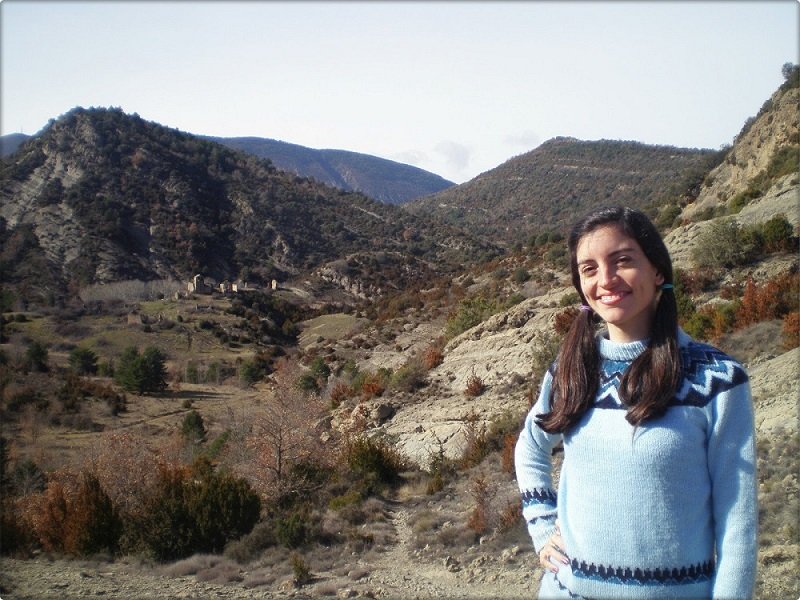
#> input picture PROYECTO UNIDAD I/paisaje.JPG, 800 x 600 px, found by its file name
$ jupyter execute proyectoIMG.ipynb
#> lines starting #> are read from the running program, lines starting #| are printed output that depends on the picture; after the words box and inside, x2 and y2 are one past the last pixel; in counts of white or black regions, pixels touching at a corner belong together
[cell 1]
##Comando para instalar OpenCv
#!pip install opencv-contrib-python

[cell 2]
##Importamos las librerías:
#Librería de OpenCV
import cv2

[cell 3]
#Detección de rostros
faceClassif = cv2.CascadeClassifier('haarcascade_frontalface.xml')

image = cv2.imread('paisaje.jpg')
#> image is the input picture: shape (600, 800, 3); mean B, G, R 122.7, 125.4, 127.2

faces = faceClassif.detectMultiScale(image,
    scaleFactor=1.1,
    minNeighbors=5,
    minSize=(30,30),#Minimo tamaño de rostros
    maxSize=(200,200))#Maximo tamaño de rostros
#> faces = [[516, 501, 50, 50], [565, 226, 95, 95]]

for (x,y,w,h) in faces:
    cv2.rectangle(image,(x,y),(x+w,y+h),(0,255,0),2)
#> this loop made 2 passes
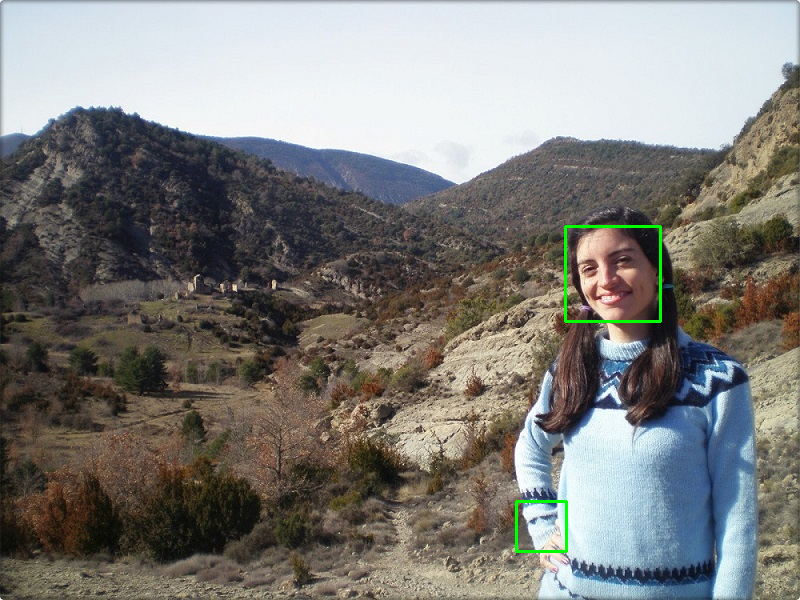
#> image: shape (600, 800, 3); 0.36% of pixels changed, all inside (x1, y1, x2, y2) = (515, 225, 662, 553)
cv2.imshow('DETECCION DE ROSTROS',image)
cv2.waitKey(0)
cv2.destroyAllWindows()

[cell 4]
##TRACKBAR
#Función para el trackbar (En este caso no usaremos una función, por tanto solo estará de auxiliar)
def nothing(x):
    pass

image = cv2.imread('paisaje.jpg')
cv2.namedWindow('TRACKBAR')#nombre de la ventana
#Creamos la barra: nombre de la barra, nombre de la ventana donde se agregará, valor inicial de perilla, valor máximo de perilla, funcion a llamar cuando se mueve la perilla
cv2.createTrackbar('Nivel','TRACKBAR',0,15,nothing)
#> slider 'Nivel' is set to 5
while True:
    #Obtenemos el valor de la posición de la perilla
    val = cv2.getTrackbarPos('Nivel','TRACKBAR')#Nombre del trackbar, Nombre de la ventana
#> val = 5
    if val > 0:
        image_b=cv2.blur(image.copy(),(val,val))#Imagen a difuminar, valor de difuminación del kernel
        cv2.putText(image_b,str(val),(100,100),cv2.FONT_HERSHEY_SIMPLEX,0.9,(255,0,0),2,cv2.LINE_AA)#Visualiza valor de laposicion de la perilla
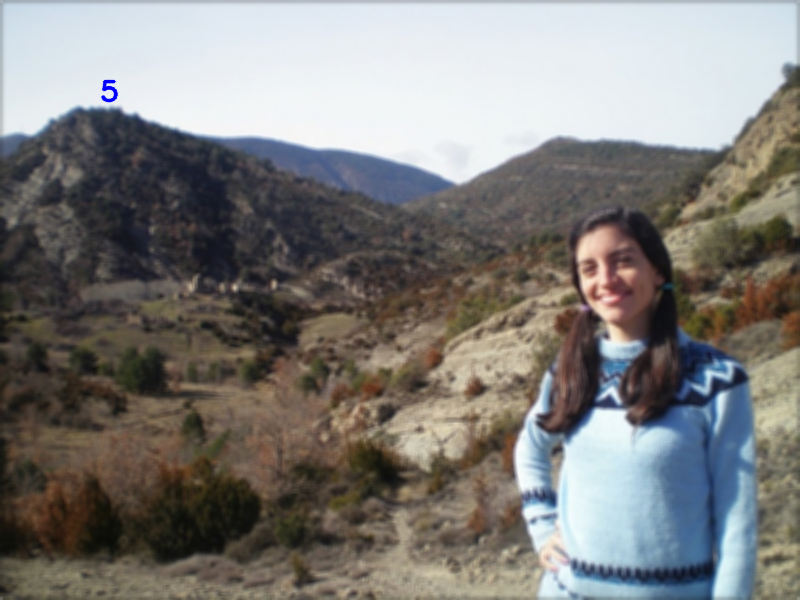
#> image_b: shape (600, 800, 3); mean B, G, R 122.7, 125.4, 127.1
    else: image_b=image

    #Mostramos la imagen
    cv2.imshow('TRACKBAR',image_b)
    #Detenemos la ejecución cuando se presiones una tecla
    k=cv2.waitKey(1)#Restraso de 1ms al presionar tecla
#> (key Esc is pressed here)
    if k==27:
        break
cv2.destroyAllWindows()

[cell 5]
#Rostros borrosos

def nothing(x):
    pass

image = cv2.imread('paisaje.jpg')
faceClassif = cv2.CascadeClassifier('haarcascade_frontalface.xml')
cv2.namedWindow('DIFUMINACION')
cv2.createTrackbar('Nivel','DIFUMINACION',0,15,nothing)
#> slider 'Nivel' is set to 5

c=0 #Contador para guardar imagen

while True:
    val = cv2.getTrackbarPos('Nivel','DIFUMINACION')
    faces = faceClassif.detectMultiScale(image, 1.1, 5)
    imageN=image.copy()
    for (x,y,w,h) in faces:
        if val > 0:
            imageN[y:y+h,x:x+w] = cv2.blur(imageN[y:y+h,x:x+w],(val,val))
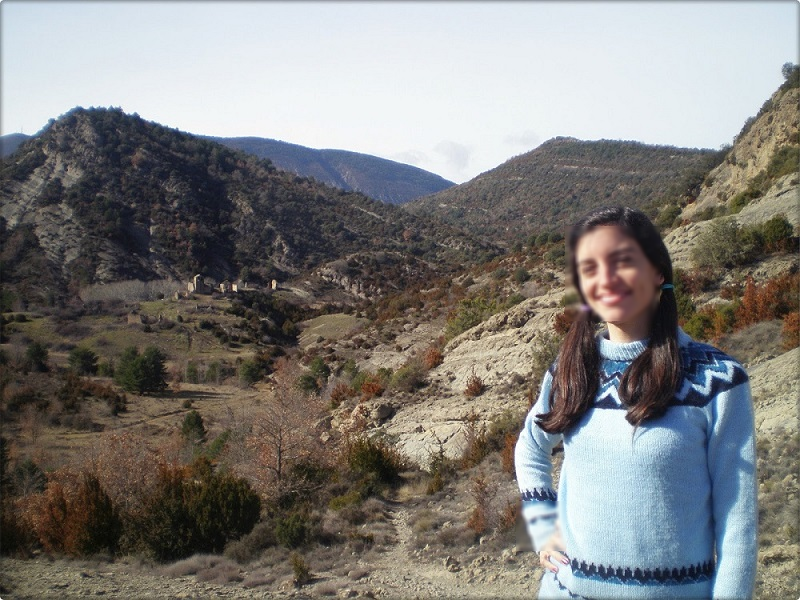
#> imageN: shape (600, 800, 3); 2.38% of pixels changed, all inside (x1, y1, x2, y2) = (516, 226, 660, 551)

    cv2.imshow('DIFUMINACION',imageN)

    k = cv2.waitKey(1)
#> (key Esc is pressed here)

    #Para guardar imagen:
    if k == 32:#Tecla esc=27, tecla espacio=32
        cv2.imwrite('img_'+str(c)+'.jpg',imageN)
        c=c+1 #Contador para guardar imagen

    #Para salir del ciclo:
    if k == 27:
        break

cv2.destroyAllWindows()

$ run again, with PROYECTO UNIDAD I/img_0.jpg copied over PROYECTO UNIDAD I/paisaje.JPG
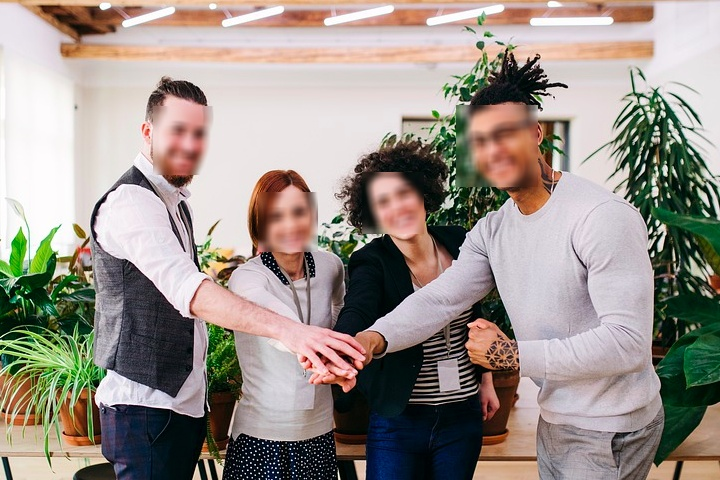
#> input picture PROYECTO UNIDAD I/img_0.jpg, 720 x 480 px, found by its file name
#> image is the input picture: shape (480, 720, 3); mean B, G, R 138.3, 145.6, 154.9
#> faces = [[263, 216, 53, 53], [362, 173, 63, 63], [258, 191, 62, 62], [301, 199, 60, 60], [155, 108, 65, 65], [458, 106, 80, 80]]
#> the loop `for (x,y,w,h) in faces:` made 6 passes
#> after the loop `for (x,y,w,h) in faces:`:
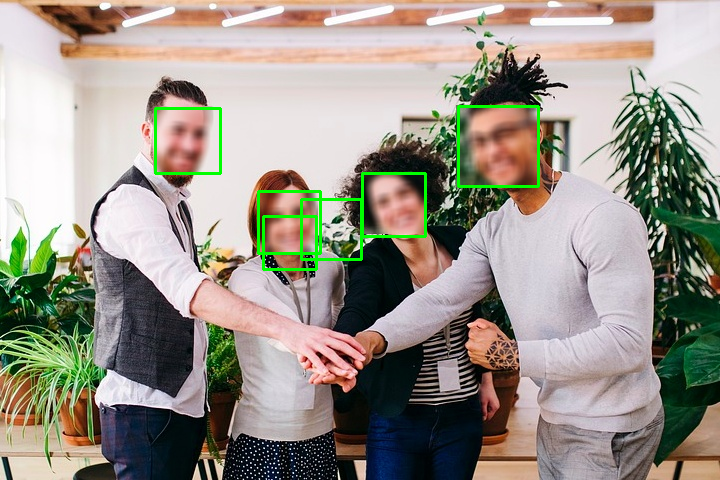
#> image: shape (480, 720, 3); 1.28% of pixels changed, all inside (x1, y1, x2, y2) = (154, 105, 540, 271)
#> val = 5
#> after the loop `for (x,y,w,h) in faces:`:
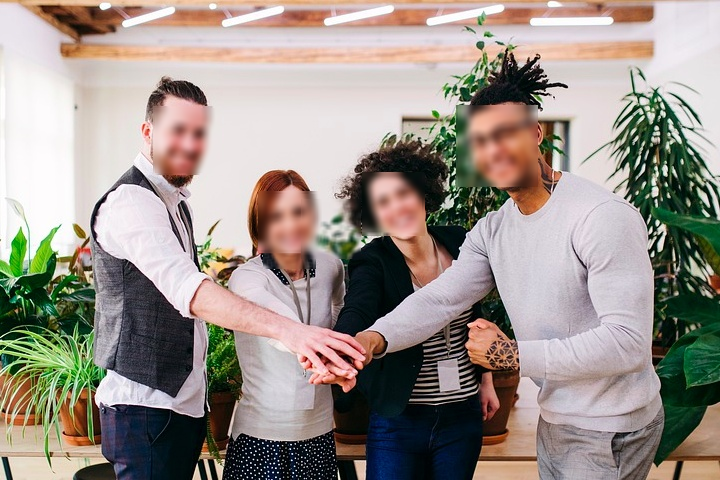
#> imageN: shape (480, 720, 3); 6.13% of pixels changed, all inside (x1, y1, x2, y2) = (155, 106, 538, 269)
